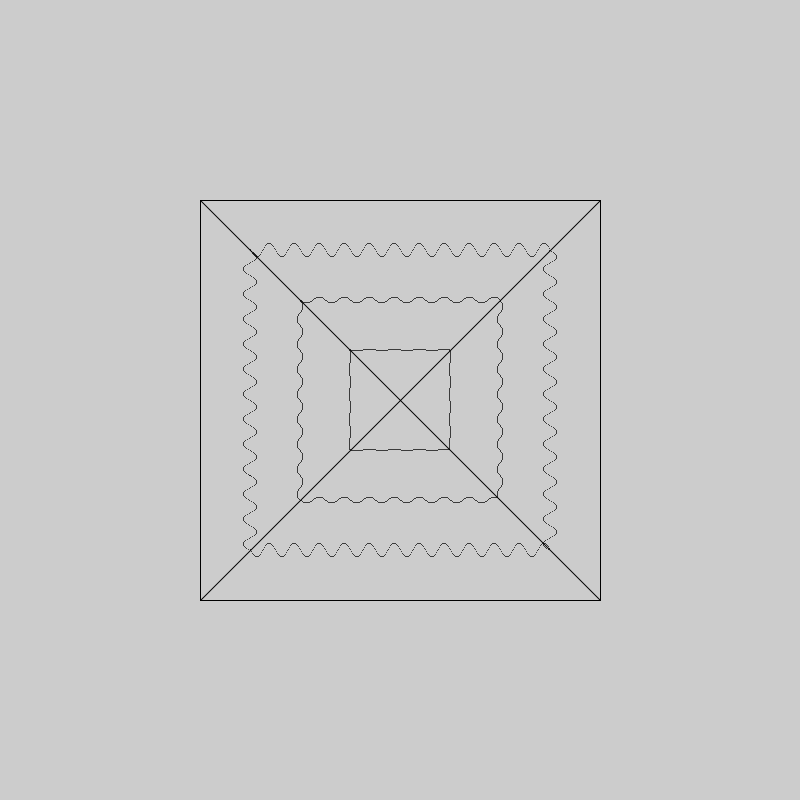
Frame 1 (no input)
Frame 60 (the mouse pressed at the canvas centre just before this capture): identical to frame 1, image omitted
Frame 120 (the mouse held since frame 60 and released just before this capture): identical to frame 1, image omitted

The Processing sketch that drew this single still picture (run headless with seeded random() and noise(); from frame 60 on, the mouse is pressed at the canvas centre):

// Processing sketch: processing_20387
// ── processing_20387.pde


int recH = 400;
int recw = 400;
float a = 0.0;
float inc;

void setup() {
  size(800,800);
    
    pushMatrix();
    translate(width/2,height/2);
   
   line(0,0,recw/2,-recH/2);
   line(0,0,-recw/2,-recH/2);
   line( 0,0,-recw/2,recH/2);
   line( 0,0,recw/2,recH/2);
   
   for(int i = 0 ; i <1;i++){
   noFill();
   rect(-recw/2,-recH/2,recw,recH);
   }
  popMatrix();
  makeSinV(300,300,3,1,200);
  makeSinV(500,300,3,1,200);
  makeSinH(300,300,3,1,200);
  makeSinH(300,500,3,1,200);
  
  makeSinV(250,250,7,1,300);
  makeSinV(550,250,7,1,300);
  makeSinH(250,250,7,1,300);
  makeSinH(250,550,7,1,300);
  
  makeSinV(350,350,1,1,100);
  makeSinV(450,350,1,1,100);
  makeSinH(350,350,1,1,100);
  makeSinH(350,450,1,1,100);
  
}


void draw () {
  
 
}

void makeSinH(int xStart, int yStart, int amplitude, int sinL, int myL) {
  inc = TWO_PI/25.0;
  for(int i = 0; i < myL; i+=1) {
   // for(int j = 0; j < 800; j+=1) {
      float myT = sin(a)*amplitude;
      point((xStart+i),(yStart + myT)); 
      a = a + inc;
   // }
  }
}

void makeSinV(int xStart, int yStart, int amplitude, int sinL, int myL) {
  inc = TWO_PI/25.0;
  for(int i = 0; i < myL; i+=1) {
   // for(int j = 0; j < 800; j+=1) {
      float myT = sin(a)*amplitude;
      point((xStart+myT),(yStart + i)); 
      a = a + inc;
   // }
  }
}
